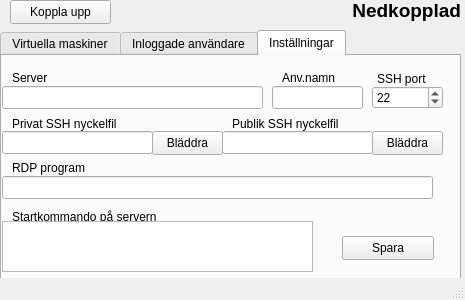
<?xml version="1.0" encoding="UTF-8"?>
<ui version="4.0">
 <class>MainWindow</class>
 <widget class="QMainWindow" name="MainWindow">
  <property name="geometry">
   <rect>
    <x>0</x>
    <y>0</y>
    <width>465</width>
    <height>300</height>
   </rect>
  </property>
  <property name="windowTitle">
   <string>vboxstarter</string>
  </property>
  <widget class="QWidget" name="centralwidget">
   <widget class="QTabWidget" name="tabWidget">
    <property name="geometry">
     <rect>
      <x>0</x>
      <y>30</y>
      <width>461</width>
      <height>251</height>
     </rect>
    </property>
    <property name="currentIndex">
     <number>2</number>
    </property>
    <property name="elideMode">
     <enum>Qt::ElideLeft</enum>
    </property>
    <widget class="QWidget" name="vms">
     <attribute name="title">
      <string>Virtuella maskiner</string>
     </attribute>
     <widget class="QListWidget" name="listVms">
      <property name="geometry">
       <rect>
        <x>0</x>
        <y>0</y>
        <width>211</width>
        <height>211</height>
       </rect>
      </property>
      <property name="viewMode">
       <enum>QListView::ListMode</enum>
      </property>
      <property name="modelColumn">
       <number>0</number>
      </property>
     </widget>
     <widget class="QPushButton" name="btnStartStop">
      <property name="geometry">
       <rect>
        <x>220</x>
        <y>180</y>
        <width>92</width>
        <height>24</height>
       </rect>
      </property>
      <property name="text">
       <string>Starta</string>
      </property>
      <property name="checkable">
       <bool>true</bool>
      </property>
     </widget>
     <widget class="QPushButton" name="btnConnectRDP">
      <property name="geometry">
       <rect>
        <x>350</x>
        <y>180</y>
        <width>92</width>
        <height>24</height>
       </rect>
      </property>
      <property name="text">
       <string>Anslut</string>
      </property>
      <property name="checkable">
       <bool>true</bool>
      </property>
     </widget>
     <widget class="QTextBrowser" name="lblVMDescription">
      <property name="enabled">
       <bool>true</bool>
      </property>
      <property name="geometry">
       <rect>
        <x>210</x>
        <y>0</y>
        <width>241</width>
        <height>171</height>
       </rect>
      </property>
      <property name="openLinks">
       <bool>false</bool>
      </property>
     </widget>
    </widget>
    <widget class="QWidget" name="users">
     <attribute name="title">
      <string>Inloggade användare</string>
     </attribute>
     <widget class="QListWidget" name="listUsers">
      <property name="geometry">
       <rect>
        <x>0</x>
        <y>20</y>
        <width>121</width>
        <height>191</height>
       </rect>
      </property>
      <property name="frameShape">
       <enum>QFrame::StyledPanel</enum>
      </property>
      <property name="frameShadow">
       <enum>QFrame::Sunken</enum>
      </property>
     </widget>
     <widget class="QLabel" name="label_8">
      <property name="geometry">
       <rect>
        <x>10</x>
        <y>4</y>
        <width>101</width>
        <height>16</height>
       </rect>
      </property>
      <property name="text">
       <string>Aktiva användare</string>
      </property>
     </widget>
    </widget>
    <widget class="QWidget" name="settings">
     <attribute name="title">
      <string>Inställningar</string>
     </attribute>
     <widget class="QLabel" name="label">
      <property name="geometry">
       <rect>
        <x>10</x>
        <y>14</y>
        <width>41</width>
        <height>16</height>
       </rect>
      </property>
      <property name="text">
       <string>Server</string>
      </property>
      <property name="buddy">
       <cstring>txtServerURL</cstring>
      </property>
     </widget>
     <widget class="QLabel" name="label_2">
      <property name="geometry">
       <rect>
        <x>280</x>
        <y>14</y>
        <width>55</width>
        <height>16</height>
       </rect>
      </property>
      <property name="text">
       <string>Anv.namn</string>
      </property>
      <property name="buddy">
       <cstring>txtUserName</cstring>
      </property>
     </widget>
     <widget class="QLabel" name="label_3">
      <property name="geometry">
       <rect>
        <x>375</x>
        <y>15</y>
        <width>55</width>
        <height>16</height>
       </rect>
      </property>
      <property name="text">
       <string>SSH port</string>
      </property>
     </widget>
     <widget class="QLineEdit" name="txtServerURL">
      <property name="geometry">
       <rect>
        <x>0</x>
        <y>30</y>
        <width>261</width>
        <height>23</height>
       </rect>
      </property>
     </widget>
     <widget class="QLineEdit" name="txtUserName">
      <property name="geometry">
       <rect>
        <x>270</x>
        <y>30</y>
        <width>91</width>
        <height>23</height>
       </rect>
      </property>
     </widget>
     <widget class="QLabel" name="label_4">
      <property name="geometry">
       <rect>
        <x>10</x>
        <y>104</y>
        <width>81</width>
        <height>16</height>
       </rect>
      </property>
      <property name="text">
       <string>RDP program</string>
      </property>
      <property name="buddy">
       <cstring>txtRdpProgram</cstring>
      </property>
     </widget>
     <widget class="QLineEdit" name="txtRdpProgram">
      <property name="geometry">
       <rect>
        <x>0</x>
        <y>120</y>
        <width>431</width>
        <height>23</height>
       </rect>
      </property>
     </widget>
     <widget class="QLabel" name="label_5">
      <property name="geometry">
       <rect>
        <x>10</x>
        <y>150</y>
        <width>171</width>
        <height>21</height>
       </rect>
      </property>
      <property name="text">
       <string>Startkommando på servern</string>
      </property>
     </widget>
     <widget class="QPushButton" name="btnSaveSettings">
      <property name="geometry">
       <rect>
        <x>340</x>
        <y>180</y>
        <width>92</width>
        <height>24</height>
       </rect>
      </property>
      <property name="text">
       <string>Spara</string>
      </property>
     </widget>
     <widget class="QPlainTextEdit" name="txtServerCmd">
      <property name="geometry">
       <rect>
        <x>0</x>
        <y>165</y>
        <width>311</width>
        <height>51</height>
       </rect>
      </property>
     </widget>
     <widget class="QSpinBox" name="spinPort">
      <property name="geometry">
       <rect>
        <x>370</x>
        <y>30</y>
        <width>71</width>
        <height>23</height>
       </rect>
      </property>
      <property name="minimum">
       <number>1</number>
      </property>
      <property name="maximum">
       <number>10000</number>
      </property>
      <property name="value">
       <number>22</number>
      </property>
     </widget>
     <widget class="QLineEdit" name="txtKeyFilePrivate">
      <property name="geometry">
       <rect>
        <x>0</x>
        <y>75</y>
        <width>151</width>
        <height>23</height>
       </rect>
      </property>
     </widget>
     <widget class="QLabel" name="label_6">
      <property name="geometry">
       <rect>
        <x>10</x>
        <y>60</y>
        <width>121</width>
        <height>16</height>
       </rect>
      </property>
      <property name="text">
       <string>Privat SSH nyckelfil</string>
      </property>
     </widget>
     <widget class="QPushButton" name="btnFileBrowsePrivate">
      <property name="geometry">
       <rect>
        <x>150</x>
        <y>75</y>
        <width>71</width>
        <height>24</height>
       </rect>
      </property>
      <property name="text">
       <string>Bläddra</string>
      </property>
     </widget>
     <widget class="QLabel" name="label_7">
      <property name="geometry">
       <rect>
        <x>230</x>
        <y>60</y>
        <width>121</width>
        <height>16</height>
       </rect>
      </property>
      <property name="text">
       <string>Publik SSH nyckelfil</string>
      </property>
     </widget>
     <widget class="QLineEdit" name="txtKeyFilePublic">
      <property name="geometry">
       <rect>
        <x>220</x>
        <y>75</y>
        <width>151</width>
        <height>23</height>
       </rect>
      </property>
     </widget>
     <widget class="QPushButton" name="btnFileBrowsePublic">
      <property name="geometry">
       <rect>
        <x>370</x>
        <y>75</y>
        <width>71</width>
        <height>24</height>
       </rect>
      </property>
      <property name="text">
       <string>Bläddra</string>
      </property>
     </widget>
    </widget>
   </widget>
   <widget class="QPushButton" name="btnConnect">
    <property name="geometry">
     <rect>
      <x>10</x>
      <y>0</y>
      <width>101</width>
      <height>24</height>
     </rect>
    </property>
    <property name="text">
     <string>Koppla upp</string>
    </property>
    <property name="checkable">
     <bool>true</bool>
    </property>
   </widget>
   <widget class="QLabel" name="lblMainStatus">
    <property name="geometry">
     <rect>
      <x>160</x>
      <y>0</y>
      <width>301</width>
      <height>21</height>
     </rect>
    </property>
    <property name="font">
     <font>
      <pointsize>14</pointsize>
      <weight>75</weight>
      <bold>true</bold>
     </font>
    </property>
    <property name="text">
     <string>Nedkopplad</string>
    </property>
    <property name="alignment">
     <set>Qt::AlignRight|Qt::AlignTrailing|Qt::AlignVCenter</set>
    </property>
    <property name="buddy">
     <cstring>btnConnect</cstring>
    </property>
   </widget>
  </widget>
  <widget class="QStatusBar" name="statusbar"/>
 </widget>
 <tabstops>
  <tabstop>btnConnect</tabstop>
  <tabstop>tabWidget</tabstop>
  <tabstop>listVms</tabstop>
  <tabstop>lblVMDescription</tabstop>
  <tabstop>btnStartStop</tabstop>
  <tabstop>btnConnectRDP</tabstop>
  <tabstop>listUsers</tabstop>
  <tabstop>txtServerURL</tabstop>
  <tabstop>txtUserName</tabstop>
  <tabstop>spinPort</tabstop>
  <tabstop>txtKeyFilePrivate</tabstop>
  <tabstop>btnFileBrowsePrivate</tabstop>
  <tabstop>txtKeyFilePublic</tabstop>
  <tabstop>btnFileBrowsePublic</tabstop>
  <tabstop>txtRdpProgram</tabstop>
  <tabstop>txtServerCmd</tabstop>
  <tabstop>btnSaveSettings</tabstop>
 </tabstops>
 <resources/>
 <connections/>
</ui>
